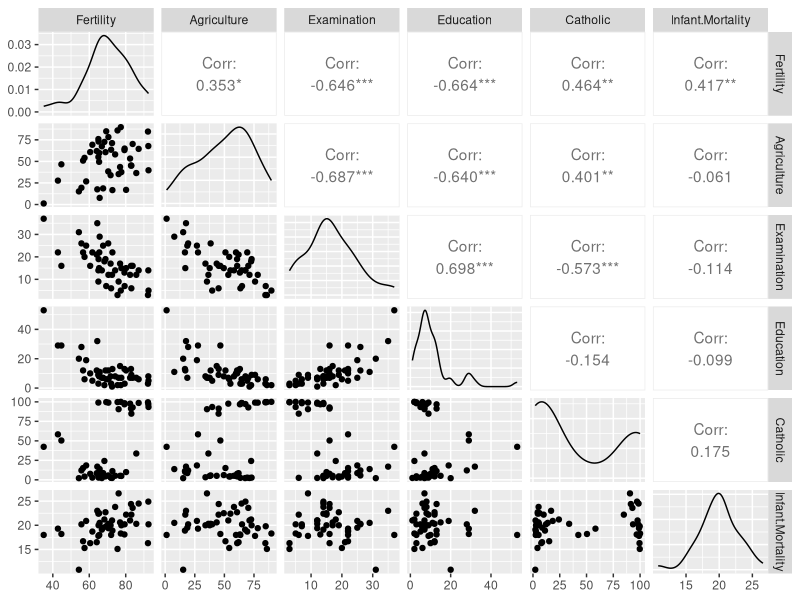

Generate this figure with R:
## ---- chunk 1
require(datasets)
data(swiss)
str(swiss)
require(GGally) # even more complicated ggplots 
require(ggplot2)

# this is a cool plot
g <- ggpairs(swiss)
g

# fit a full linear model of fertility rate to all other factors
model <- lm(Fertility ~ ., data = swiss)
## ---- chunk 2
summary(model)
